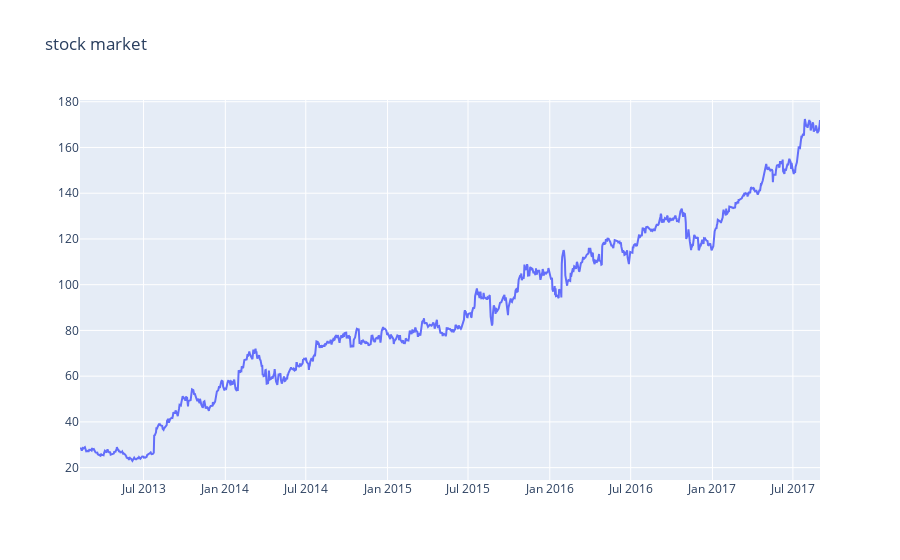

The notebook cell saved with this chart:
### Code cell
plotly_df(df_train.ds, df_train.y, title = 'stock market')

### Figure 1 — Plotly figure (JSON) as saved in the notebook; plotly's stock layout.template omitted (floating-point values rounded to 4 significant figures; data arrays with more than 128 entries replaced by an {"elided": "..."} marker saying what was removed)
{"data": [{"mode": "lines", "type": "scatter", "x": {"elided": "1150 str values"}, "y": {"elided": "1150 float values"}}], "layout": {"title": {"text": "stock market"}}}
